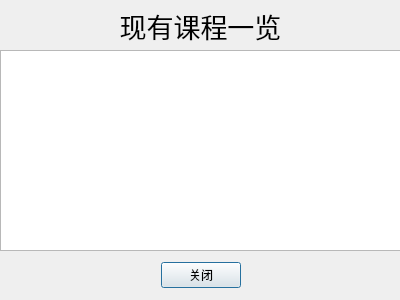
<?xml version="1.0" encoding="UTF-8"?>
<ui version="4.0">
 <class>SeeAllCourses</class>
 <widget class="QDialog" name="SeeAllCourses">
  <property name="geometry">
   <rect>
    <x>0</x>
    <y>0</y>
    <width>400</width>
    <height>300</height>
   </rect>
  </property>
  <property name="windowTitle">
   <string>Dialog</string>
  </property>
  <widget class="QWidget" name="horizontalLayoutWidget">
   <property name="geometry">
    <rect>
     <x>0</x>
     <y>260</y>
     <width>401</width>
     <height>31</height>
    </rect>
   </property>
   <layout class="QHBoxLayout" name="horizontalLayout">
    <item>
     <spacer name="horizontalSpacer">
      <property name="orientation">
       <enum>Qt::Horizontal</enum>
      </property>
      <property name="sizeHint" stdset="0">
       <size>
        <width>40</width>
        <height>20</height>
       </size>
      </property>
     </spacer>
    </item>
    <item>
     <widget class="QPushButton" name="pushButton">
      <property name="text">
       <string>关闭</string>
      </property>
     </widget>
    </item>
    <item>
     <spacer name="horizontalSpacer_2">
      <property name="orientation">
       <enum>Qt::Horizontal</enum>
      </property>
      <property name="sizeHint" stdset="0">
       <size>
        <width>40</width>
        <height>20</height>
       </size>
      </property>
     </spacer>
    </item>
   </layout>
  </widget>
  <widget class="QLabel" name="label">
   <property name="geometry">
    <rect>
     <x>0</x>
     <y>10</y>
     <width>401</width>
     <height>31</height>
    </rect>
   </property>
   <property name="font">
    <font>
     <pointsize>20</pointsize>
    </font>
   </property>
   <property name="text">
    <string>现有课程一览</string>
   </property>
   <property name="alignment">
    <set>Qt::AlignCenter</set>
   </property>
  </widget>
  <widget class="QTextBrowser" name="textBrowser">
   <property name="geometry">
    <rect>
     <x>0</x>
     <y>50</y>
     <width>401</width>
     <height>201</height>
    </rect>
   </property>
  </widget>
 </widget>
 <resources/>
 <connections>
  <connection>
   <sender>pushButton</sender>
   <signal>clicked()</signal>
   <receiver>SeeAllCourses</receiver>
   <slot>close()</slot>
   <hints>
    <hint type="sourcelabel">
     <x>200</x>
     <y>274</y>
    </hint>
    <hint type="destinationlabel">
     <x>199</x>
     <y>149</y>
    </hint>
   </hints>
  </connection>
 </connections>
</ui>
